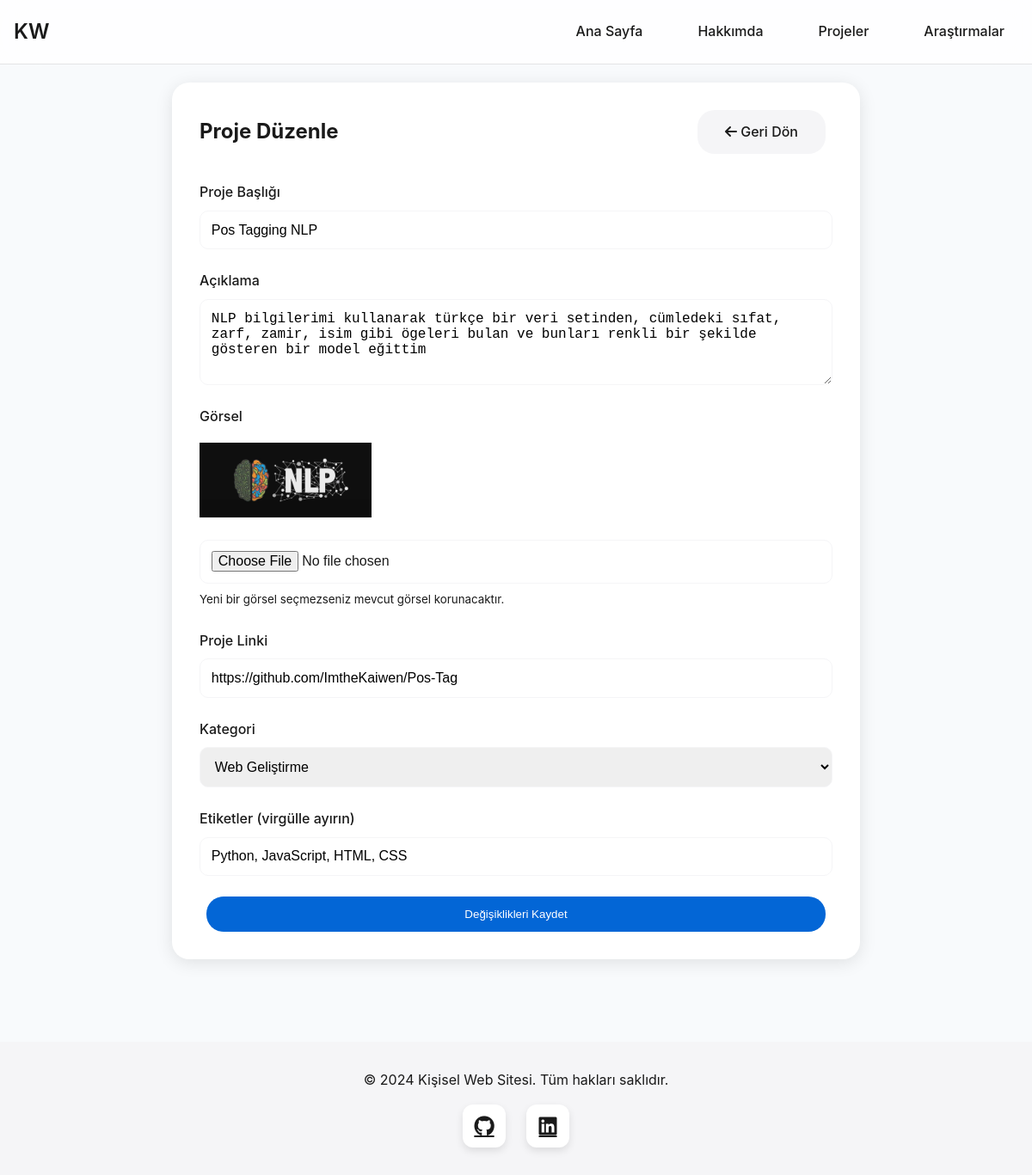
/admin/project/6/edit (signed in), run on the app's committed database.
### app.py (models this page shows)
class Project(db.Model):
    id = db.Column(db.Integer, primary_key=True)
    title = db.Column(db.String(100), nullable=False)
    description = db.Column(db.Text, nullable=False)
    image_url = db.Column(db.String(200))
    date_posted = db.Column(db.DateTime, nullable=False, default=datetime.utcnow)
    link = db.Column(db.String(200))
    category = db.Column(db.String(50))
    tags = db.Column(db.String(200))  # Comma-separated tags

### app.py (the view, shortened to what this page needs)
@app.route('/admin/project/<int:project_id>/edit', methods=['GET', 'POST'])
@login_required
def edit_project(project_id):
    project = Project.query.get_or_404(project_id)
    return render_template('admin/edit_project.html', project=project)

### app.py (called while the page is built)
@login_manager.user_loader
def load_user(user_id):
    return User.query.get(int(user_id))

### templates/admin/edit_project.html (shortened to what this page needs)
{% extends "base.html" %}
{% block content %}
<section class="admin-form-section">
    <div class="admin-form-container">
        <div class="admin-form-header">
            <h1 class="admin-form-title">Proje Düzenle</h1>
            <a href="{{ url_for('admin_dashboard') }}" class="btn btn-secondary">
                <i class="fas fa-arrow-left"></i> Geri Dön
            </a>
        </div>
        <form method="POST" class="admin-form" enctype="multipart/form-data">
            <div class="form-group">
                <label for="title">Proje Başlığı</label>
                <input type="text" id="title" name="title" value="{{ project.title }}" required>
            </div>
            <div class="form-group">
                <label for="description">Açıklama</label>
                <textarea id="description" name="description" rows="4" required>{{ project.description }}</textarea>
            </div>
            <div class="form-group">
                <label for="image">Görsel</label>
                {% if project.image_url %}
                    <div class="current-image">
                        <img src="{{ project.image_url }}" alt="Mevcut görsel" style="max-width: 200px; margin: 10px 0;">
                    </div>
                {% endif %}
                <input type="file" id="image" name="image" accept="image/*">
                <small>Yeni bir görsel seçmezseniz mevcut görsel korunacaktır.</small>
            </div>
            <div class="form-group">
                <label for="link">Proje Linki</label>
                <input type="url" id="link" name="link" value="{{ project.link }}" required>
            </div>
            <div class="form-group">
                <label for="category">Kategori</label>
                <select id="category" name="category" required>
                    <option value="web" {% if project.category == 'web' %}selected{% endif %}>Web Geliştirme</option>
                </select>
            </div>
            <div class="form-group">
                <label for="tags">Etiketler (virgülle ayırın)</label>
                <input type="text" id="tags" name="tags" value="{{ project.tags }}" placeholder="örn: python, flask, web">
            </div>
            <button type="submit" class="btn btn-primary">Değişiklikleri Kaydet</button>
        </form>
    </div>
</section>
{% endblock %}

### static/css/style.css (style rules this page uses)
:root { --primary-color: #0366d6; --secondary-color: #2b6cb0; --text-color: #1a1a1a; --text-light: #4a5568; --background-light: #f8fafc; --white: #ffffff; --background-color: #ffffff; --gray-color: #86868b; --light-gray: #f5f5f7; }
* { margin: 0; padding: 0; box-sizing: border-box; }
body { font-family: 'Inter', -apple-system, BlinkMacSystemFont, 'Segoe UI', Roboto, Oxygen, Ubuntu, Cantarell, 'Open Sans', 'Helvetica Neue', sans-serif; line-height: 1.6; color: var(--text-color); background-color: var(--background-light); }
.btn { display: inline-block; padding: 0.8rem 2rem; border-radius: 20px; text-decoration: none; font-weight: 500; transition: all 0.3s ease; margin: 0 0.5rem; }
.btn-primary { background-color: var(--primary-color); color: white; }
.btn-secondary { background-color: var(--light-gray); color: var(--text-color); }
.form-group { display: grid; gap: 0.5rem; }
.form-group label { font-weight: 500; color: var(--text-color); }
.form-group input, .form-group textarea, .form-group select { padding: 0.8rem; border: 1px solid var(--light-gray); border-radius: 10px; font-size: 1rem; transition: border-color 0.3s ease; }
.btn { display: inline-block; padding: 0.8rem 2rem; border-radius: 20px; text-decoration: none; font-weight: 500; transition: all 0.3s ease; border: none; cursor: pointer; text-align: center; }
.admin-form-section { padding: 6rem 2rem 2rem; }
.admin-form-container { max-width: 800px; margin: 0 auto; background: white; padding: 2rem; border-radius: 20px; box-shadow: 0 4px 20px rgba(0, 0, 0, 0.1); }
.admin-form-header { display: flex; justify-content: space-between; align-items: center; margin-bottom: 2rem; }
.admin-form { display: grid; gap: 1.5rem; }

### data on the page
Project: title "Pos Tagging NLP", description "NLP bilgilerimi kullanarak türkçe bir veri setinden, cümledeki sıfat, zarf, zamir, isim gibi ögeleri bulan ve bunları renkli bir şekilde gösteren bir model eğittim", image_url (picture), link "https://github.com/ImtheKaiwen/Pos-Tag", category "Web Geliştirme", tags "Python, JavaScript, HTML, CSS"
